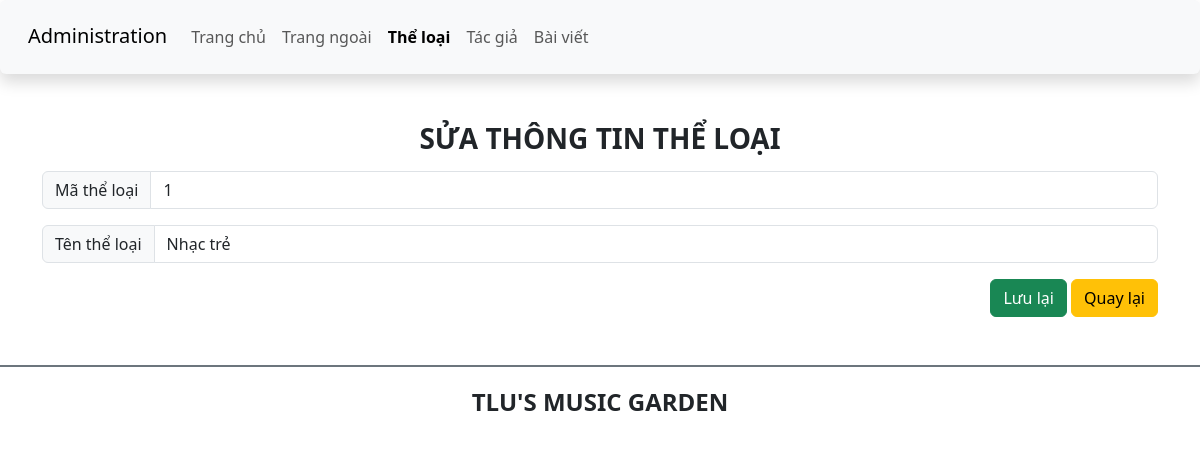
Page /admin/edit_category.php?id=1 on the earlier database version.
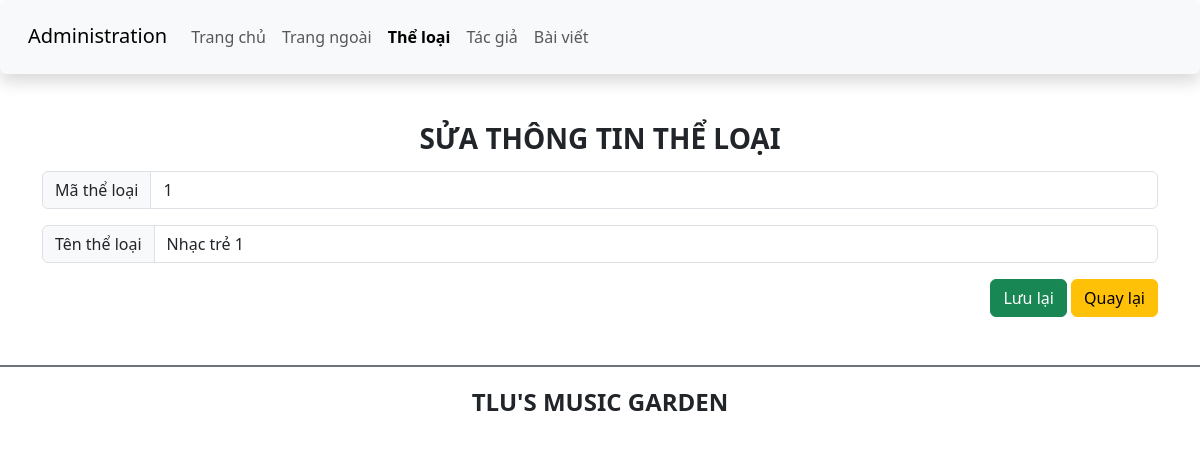
Same page on the later database version.
### tables this page shows
CREATE TABLE `theloai` (
  `ma_tloai` int(10) UNSIGNED NOT NULL,
  `ten_tloai` varchar(50) NOT NULL
);

### admin/edit_category.php (the view, shortened to what this page needs)
<?php
require_once '../db_connection.php';
if(isset($_GET['id'])) {
    $id = $_GET['id'];
    $sql = "SELECT * FROM theloai WHERE ma_tloai = :id";
    $stmt = $pdo->prepare($sql);
    $stmt->bindParam(':id', $id, PDO::PARAM_INT);
    $stmt->execute();
    $category = $stmt->fetch(PDO::FETCH_ASSOC);
} else {
    die("Không có id thể loại được cung cấp");
}
?>
<!DOCTYPE html>
<html lang="en">
<head>
    <link href="https://cdn.jsdelivr.net/npm/bootstrap@5.3.0-alpha1/dist/css/bootstrap.min.css" rel="stylesheet">
    <link rel="stylesheet" href="https://cdnjs.cloudflare.com/ajax/libs/font-awesome/6.3.0/css/all.min.css" />
    <link rel="stylesheet" href="css/style_login.css">
</head>
<body>
    <header>
        <nav class="navbar navbar-expand-lg bg-body-tertiary shadow p-3 bg-white rounded">
            <div class="container-fluid">
                <div class="h3">
                    <a class="navbar-brand" href="#">Administration</a>
                </div>
                <div class="collapse navbar-collapse" id="navbarSupportedContent">
                <ul class="navbar-nav me-auto mb-2 mb-lg-0">
                    <li class="nav-item">
                        <a class="nav-link" aria-current="page" href="./">Trang chủ</a>
                    </li>
                    <li class="nav-item">
                        <a class="nav-link" href="../index.php">Trang ngoài</a>
                    </li>
                    <li class="nav-item">
                        <a class="nav-link active fw-bold" href="category.php">Thể loại</a>
                    </li>
                    <li class="nav-item">
                        <a class="nav-link" href="author.php">Tác giả</a>
                    </li>
                    <li class="nav-item">
                        <a class="nav-link" href="article.php">Bài viết</a>
                    </li>
                </ul>
                </div>
            </div>
        </nav>
    </header>
    <main class="container mt-5 mb-5">
        <div class="row">
            <div class="col-sm">
                <h3 class="text-center text-uppercase fw-bold">Sửa thông tin thể loại</h3>
                <form action="" method="post">
                    <div class="input-group mt-3 mb-3">
                        <span class="input-group-text" id="lblCatId">Mã thể loại</span>
                        <input type="text" class="form-control" name="txtCatId" readonly value="<?= $category['ma_tloai'] ?>">
                    </div>
                    <div class="input-group mt-3 mb-3">
                        <span class="input-group-text" id="lblCatName">Tên thể loại</span>
                        <input type="text" class="form-control" name="txtCatName" value="<?= htmlspecialchars($category['ten_tloai']) ?>">
                    </div>
                    <div class="form-group float-end">
                        <input type="submit" value="Lưu lại" class="btn btn-success">
                        <a href="category.php" class="btn btn-warning">Quay lại</a>
                    </div>
                </form>
            </div>
        </div>
    </main>
    <footer class="bg-white d-flex justify-content-center align-items-center border-top border-secondary  border-2" style="height:80px">
        <h4 class="text-center text-uppercase fw-bold">TLU's music garden</h4>
    </footer>
</body>
</html>

Differences in the rows shown:
changed theloai id 1: txtCatName "Nhạc trẻ" → "Nhạc trẻ 1"
